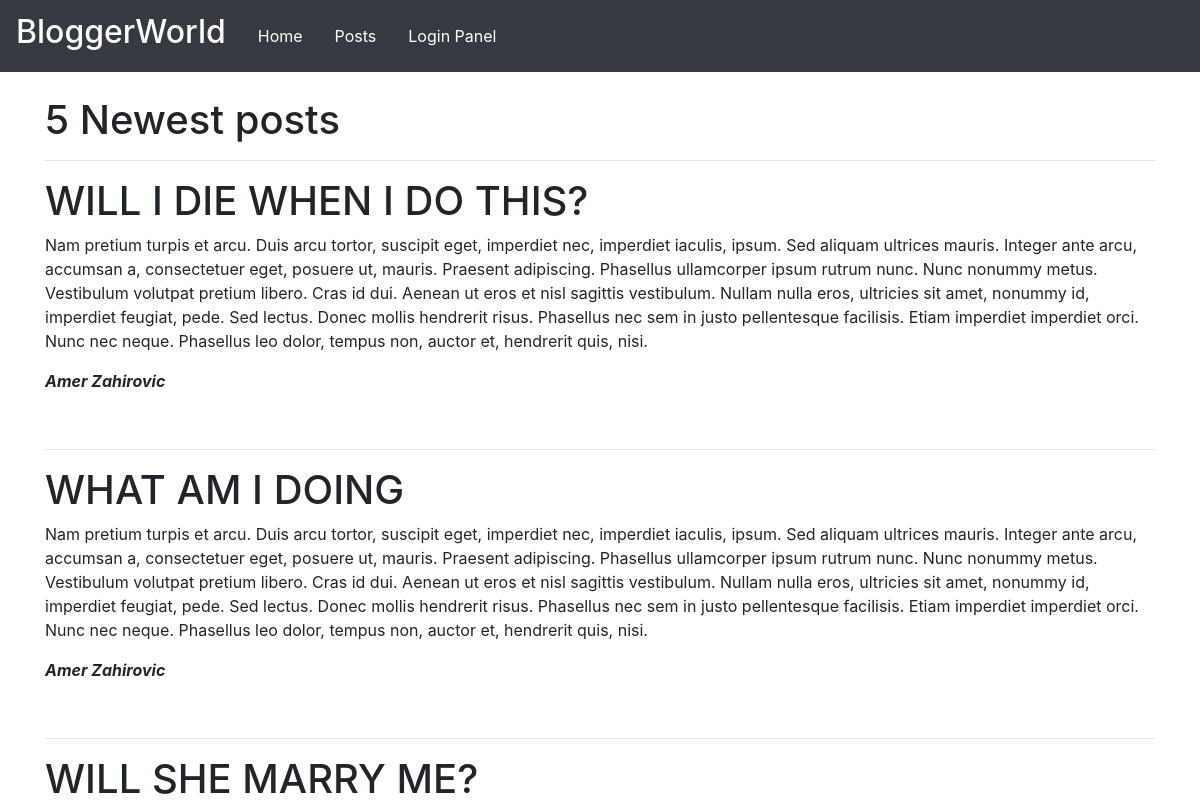
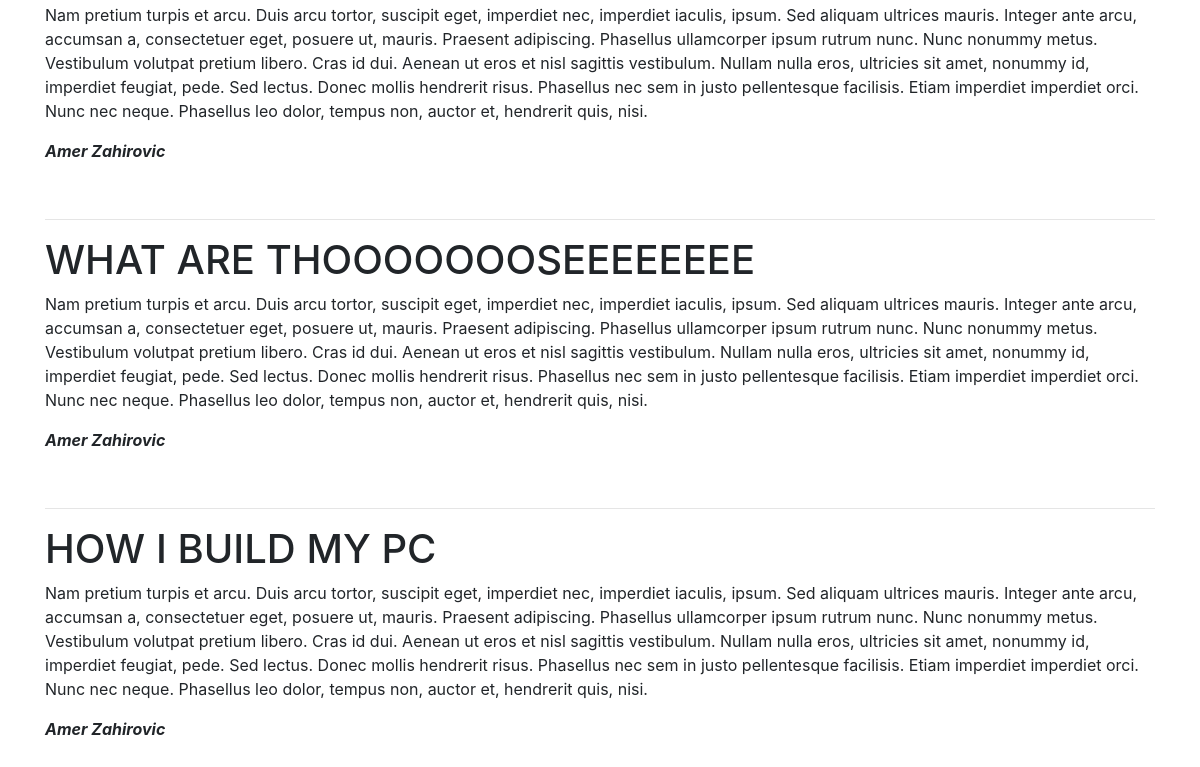
Before: / with the older database file (2 pictures, top to bottom).
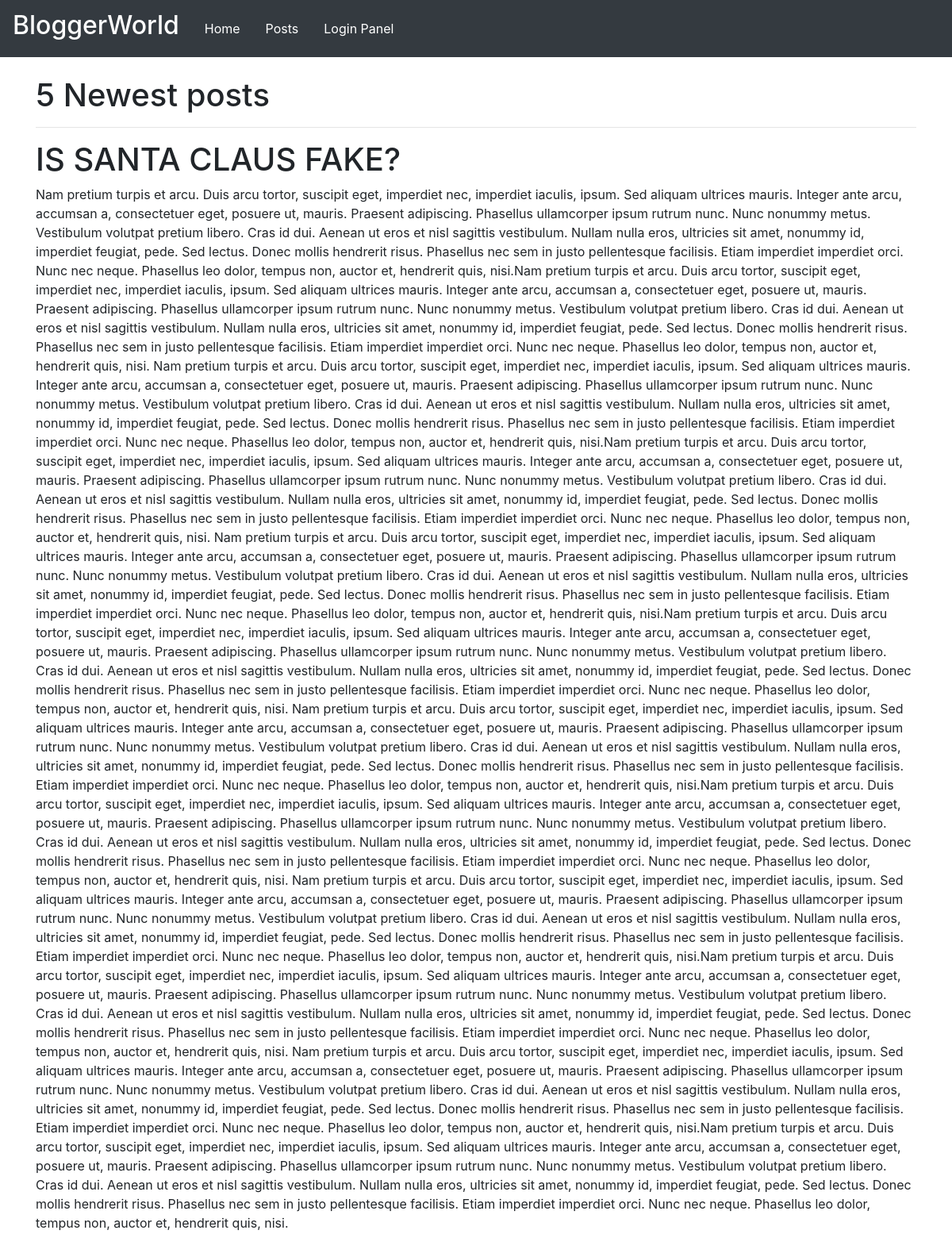
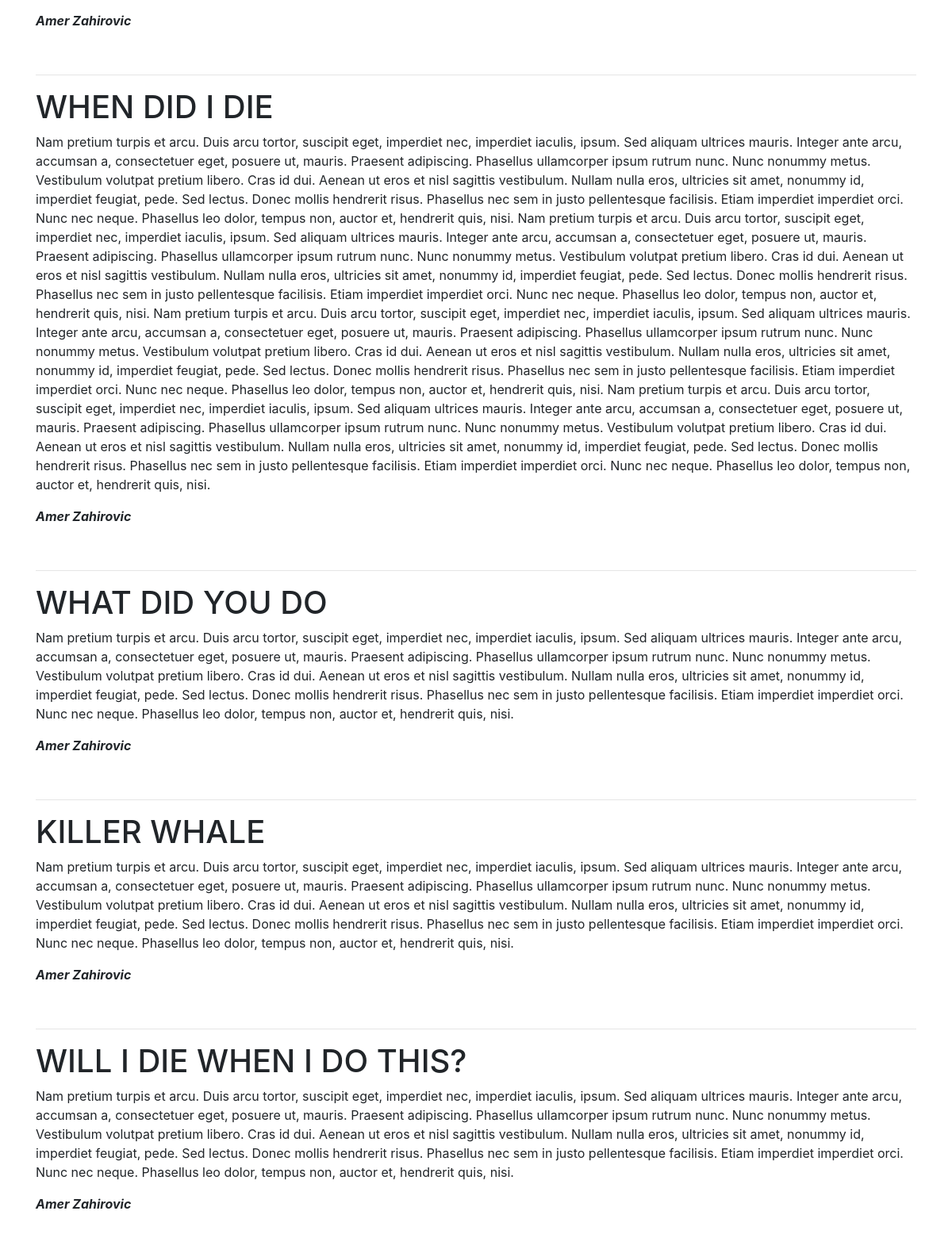
After: the same page with the newer database file (2 pictures, top to bottom).
### tables this page shows
CREATE TABLE `posts` (
  `id` int(11) NOT NULL,
  `author` varchar(255) NOT NULL,
  `title` varchar(255) NOT NULL,
  `content` text NOT NULL,
  `created_at` datetime NOT NULL DEFAULT CURRENT_TIMESTAMP,
  `slug` varchar(255) NOT NULL,
  `shortdescription` varchar(255) NOT NULL
);

### public/index.php (the view, shortened to what this page needs)
<?php
	require '../config.php';
	try{
		$posts = $connection->prepare('SELECT * FROM posts ORDER BY created_at DESC LIMIT 5');
		$posts->execute([]);
		$posts = $posts->fetchAll(PDO::FETCH_ASSOC);
	}catch(PDOException $e){
		dd($e->getMessage());
	}
 ?>
<!DOCTYPE html>
<html>
<head>
	<link rel="stylesheet" href="https://stackpath.bootstrapcdn.com/bootstrap/4.1.1/css/bootstrap.min.css">
	<link rel="stylesheet" type="text/css" href="css/main.css">
</head>
<body>
	<div class="navbar navbar-expand-lg navbar-dark  bg-dark">
		<div class="navbar-brand ">
			<h2>BloggerWorld</h2>
		</div>
		<ul class="nav">
			<li class="nav-item">
				<a class="nav-link" href="#">Home</a>
			</li>
			<li class="nav-item">
				<a class="nav-link" href="posts.php">Posts</a>
			</li>
			<li class="nav-item">
				<a class="nav-link" href="loginpanel.php">Login Panel</a>
			</li>
		</ul>
	</div>
	<div class="container-fluid">
		<div class="container">
			<br>
			<h1>5 Newest posts</h1>
			<hr>
			<?php foreach ($posts as $post) { ?>
			<div class="posts">
				<h1><?php echo $post['title']?></h1>
				<p><?php echo $post['content'] ?></p>
				<p><b><i><?php echo $post['author'] ?></i></b></p>
				<br>
				<hr>
			</div>
			<?php } ?>
		</div>
	</div>
</body>
</html>

Changed rows visible on the page:
no longer on this page (row edited): posts: title "WHAT AM I DOING", content "Nam pretium turpis et arcu. Duis arcu tortor, suscipit eget, imperdiet nec, imperdiet iaculis, ipsum. Sed aliquam ultrices mauris. Integer ante arcu, accumsan a, consectetuer eget, posuere ut, mauris. Praesent adipiscing. Phasellus ullamcorper ipsum rutrum nunc. Nunc nonummy metus. Vestibulum volutpat pretium libero. Cras id dui. Aenean ut eros et nisl sagittis vestibulum. Nullam nulla eros, ultricies sit amet, nonummy id, imperdiet feugiat, pede. Sed lectus. Donec mollis hendrerit risus. Phasellus nec sem in justo pellentesque facilisis. Etiam imperdiet imperdiet orci. Nunc nec neque. Phasellus leo dolor, tempus non, auctor et, hendrerit quis, nisi.", author "Amer Zahirovic"
no longer on this page (row edited): posts: title "WILL SHE MARRY ME?", content "Nam pretium turpis et arcu. Duis arcu tortor, suscipit eget, imperdiet nec, imperdiet iaculis, ipsum. Sed aliquam ultrices mauris. Integer ante arcu, accumsan a, consectetuer eget, posuere ut, mauris. Praesent adipiscing. Phasellus ullamcorper ipsum rutrum nunc. Nunc nonummy metus. Vestibulum volutpat pretium libero. Cras id dui. Aenean ut eros et nisl sagittis vestibulum. Nullam nulla eros, ultricies sit amet, nonummy id, imperdiet feugiat, pede. Sed lectus. Donec mollis hendrerit risus. Phasellus nec sem in justo pellentesque facilisis. Etiam imperdiet imperdiet orci. Nunc nec neque. Phasellus leo dolor, tempus non, auctor et, hendrerit quis, nisi.", author "Amer Zahirovic"
no longer on this page (row edited): posts: title "WHAT ARE THOOOOOOOSEEEEEEEE", content "Nam pretium turpis et arcu. Duis arcu tortor, suscipit eget, imperdiet nec, imperdiet iaculis, ipsum. Sed aliquam ultrices mauris. Integer ante arcu, accumsan a, consectetuer eget, posuere ut, mauris. Praesent adipiscing. Phasellus ullamcorper ipsum rutrum nunc. Nunc nonummy metus. Vestibulum volutpat pretium libero. Cras id dui. Aenean ut eros et nisl sagittis vestibulum. Nullam nulla eros, ultricies sit amet, nonummy id, imperdiet feugiat, pede. Sed lectus. Donec mollis hendrerit risus. Phasellus nec sem in justo pellentesque facilisis. Etiam imperdiet imperdiet orci. Nunc nec neque. Phasellus leo dolor, tempus non, auctor et, hendrerit quis, nisi.", author "Amer Zahirovic"
no longer on this page (row edited): posts: title "HOW I BUILD MY PC", content "Nam pretium turpis et arcu. Duis arcu tortor, suscipit eget, imperdiet nec, imperdiet iaculis, ipsum. Sed aliquam ultrices mauris. Integer ante arcu, accumsan a, consectetuer eget, posuere ut, mauris. Praesent adipiscing. Phasellus ullamcorper ipsum rutrum nunc. Nunc nonummy metus. Vestibulum volutpat pretium libero. Cras id dui. Aenean ut eros et nisl sagittis vestibulum. Nullam nulla eros, ultricies sit amet, nonummy id, imperdiet feugiat, pede. Sed lectus. Donec mollis hendrerit risus. Phasellus nec sem in justo pellentesque facilisis. Etiam imperdiet imperdiet orci. Nunc nec neque. Phasellus leo dolor, tempus non, auctor et, hendrerit quis, nisi.", author "Amer Zahirovic"
added posts: title "IS SANTA CLAUS FAKE?", content "Nam pretium turpis et arcu. Duis arcu tortor, suscipit eget, imperdiet nec, imperdiet iaculis, ipsum. Sed aliquam ultrices mauris. Integer ante arcu, accumsan a, consectetuer eget, posuere ut, mauris. Praesent adipiscing. Phasellus ullamcorper ipsum rutrum nunc. Nunc nonummy metus. Vestibulum volutpat pretium libero. Cras id dui. Aenean ut eros et nisl sagittis vestibulum. Nullam nulla eros, ultricies sit amet, nonummy id, imperdiet feugiat, pede. Sed lectus. Donec mollis hendrerit risus. Phasellus nec sem in justo pellentesque facilisis. Etiam imperdiet imperdiet orci. Nunc nec neque. Phasellus leo dolor, tempus non, auctor et, hendrerit quis, nisi.Nam pretium turpis et arcu. Duis arcu…", author "Amer Zahirovic"
added posts: title "WHEN DID I DIE", content "Nam pretium turpis et arcu. Duis arcu tortor, suscipit eget, imperdiet nec, imperdiet iaculis, ipsum. Sed aliquam ultrices mauris. Integer ante arcu, accumsan a, consectetuer eget, posuere ut, mauris. Praesent adipiscing. Phasellus ullamcorper ipsum rutrum nunc. Nunc nonummy metus. Vestibulum volutpat pretium libero. Cras id dui. Aenean ut eros et nisl sagittis vestibulum. Nullam nulla eros, ultricies sit amet, nonummy id, imperdiet feugiat, pede. Sed lectus. Donec mollis hendrerit risus. Phasellus nec sem in justo pellentesque facilisis. Etiam imperdiet imperdiet orci. Nunc nec neque. Phasellus leo dolor, tempus non, auctor et, hendrerit quis, nisi. Nam pretium turpis et arcu. Duis arcu…", author "Amer Zahirovic"
added posts: title "WHAT DID YOU DO", content "Nam pretium turpis et arcu. Duis arcu tortor, suscipit eget, imperdiet nec, imperdiet iaculis, ipsum. Sed aliquam ultrices mauris. Integer ante arcu, accumsan a, consectetuer eget, posuere ut, mauris. Praesent adipiscing. Phasellus ullamcorper ipsum rutrum nunc. Nunc nonummy metus. Vestibulum volutpat pretium libero. Cras id dui. Aenean ut eros et nisl sagittis vestibulum. Nullam nulla eros, ultricies sit amet, nonummy id, imperdiet feugiat, pede. Sed lectus. Donec mollis hendrerit risus. Phasellus nec sem in justo pellentesque facilisis. Etiam imperdiet imperdiet orci. Nunc nec neque. Phasellus leo dolor, tempus non, auctor et, hendrerit quis, nisi.", author "Amer Zahirovic"
added posts: title "KILLER WHALE", content "Nam pretium turpis et arcu. Duis arcu tortor, suscipit eget, imperdiet nec, imperdiet iaculis, ipsum. Sed aliquam ultrices mauris. Integer ante arcu, accumsan a, consectetuer eget, posuere ut, mauris. Praesent adipiscing. Phasellus ullamcorper ipsum rutrum nunc. Nunc nonummy metus. Vestibulum volutpat pretium libero. Cras id dui. Aenean ut eros et nisl sagittis vestibulum. Nullam nulla eros, ultricies sit amet, nonummy id, imperdiet feugiat, pede. Sed lectus. Donec mollis hendrerit risus. Phasellus nec sem in justo pellentesque facilisis. Etiam imperdiet imperdiet orci. Nunc nec neque. Phasellus leo dolor, tempus non, auctor et, hendrerit quis, nisi.", author "Amer Zahirovic"
